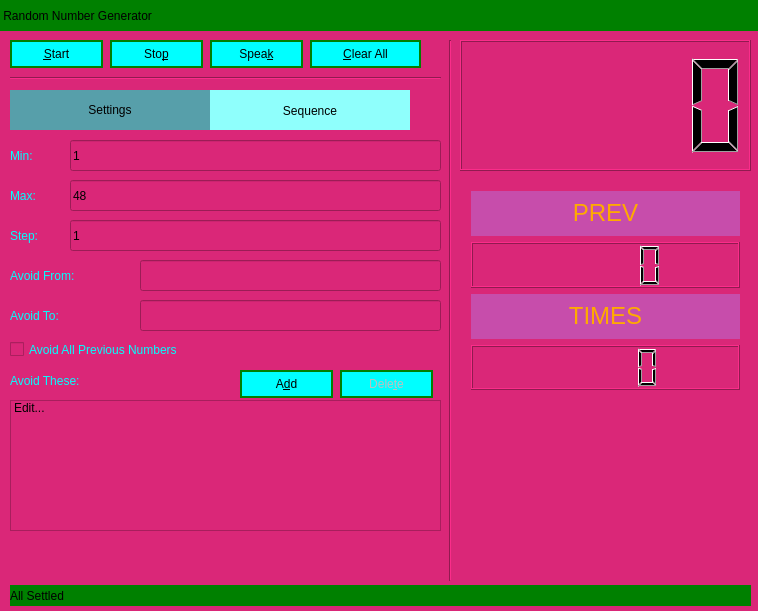
<?xml version="1.0" encoding="UTF-8"?>
<ui version="4.0">
 <class>MainWindow</class>
 <widget class="QMainWindow" name="MainWindow">
  <property name="geometry">
   <rect>
    <x>0</x>
    <y>0</y>
    <width>758</width>
    <height>611</height>
   </rect>
  </property>
  <property name="windowTitle">
   <string>MainWindow</string>
  </property>
  <property name="styleSheet">
   <string notr="true">background-color:rgb(218, 39, 120)</string>
  </property>
  <property name="toolButtonStyle">
   <enum>Qt::ToolButtonTextOnly</enum>
  </property>
  <widget class="QWidget" name="centralWidget">
   <widget class="QLCDNumber" name="lcdNumber">
    <property name="geometry">
     <rect>
      <x>460</x>
      <y>40</y>
      <width>291</width>
      <height>131</height>
     </rect>
    </property>
    <property name="styleSheet">
     <string notr="true"/>
    </property>
   </widget>
   <widget class="QLabel" name="label">
    <property name="geometry">
     <rect>
      <x>0</x>
      <y>0</y>
      <width>771</width>
      <height>31</height>
     </rect>
    </property>
    <property name="styleSheet">
     <string notr="true">background-color:green;
font:20px &quot;Lucida Fax&quot;;</string>
    </property>
    <property name="text">
     <string> Random Number Generator</string>
    </property>
   </widget>
   <widget class="Line" name="line">
    <property name="geometry">
     <rect>
      <x>440</x>
      <y>40</y>
      <width>20</width>
      <height>541</height>
     </rect>
    </property>
    <property name="orientation">
     <enum>Qt::Vertical</enum>
    </property>
   </widget>
   <widget class="Line" name="line_2">
    <property name="geometry">
     <rect>
      <x>10</x>
      <y>70</y>
      <width>431</width>
      <height>16</height>
     </rect>
    </property>
    <property name="orientation">
     <enum>Qt::Horizontal</enum>
    </property>
   </widget>
   <widget class="QTabWidget" name="tabWidget">
    <property name="geometry">
     <rect>
      <x>10</x>
      <y>90</y>
      <width>431</width>
      <height>481</height>
     </rect>
    </property>
    <property name="styleSheet">
     <string notr="true">::tab::selected{
background-color:rgb(87, 159, 170);
font:30px &quot;Lucida Fax&quot;;
width:200px;
height:40px;
}
::tab{
background-color:rgb(143, 255, 252);
font:30px &quot;Lucida Fax&quot;;
width:200px;
height:40px;
}
::pane{
color: rgb(85, 255, 0);
}</string>
    </property>
    <property name="currentIndex">
     <number>0</number>
    </property>
    <widget class="QWidget" name="tab">
     <attribute name="title">
      <string>Settings</string>
     </attribute>
     <widget class="QLabel" name="label_3">
      <property name="geometry">
       <rect>
        <x>0</x>
        <y>50</y>
        <width>51</width>
        <height>31</height>
       </rect>
      </property>
      <property name="styleSheet">
       <string notr="true">font:20px &quot;Lucida Fax&quot;;
color: rgb(0, 255, 255);</string>
      </property>
      <property name="text">
       <string>Max:</string>
      </property>
     </widget>
     <widget class="QLabel" name="label_2">
      <property name="geometry">
       <rect>
        <x>0</x>
        <y>10</y>
        <width>51</width>
        <height>31</height>
       </rect>
      </property>
      <property name="styleSheet">
       <string notr="true">font:20px &quot;Lucida Fax&quot;;
color: rgb(0, 255, 255);</string>
      </property>
      <property name="text">
       <string>Min:</string>
      </property>
     </widget>
     <widget class="QLineEdit" name="lineEdit">
      <property name="geometry">
       <rect>
        <x>60</x>
        <y>10</y>
        <width>371</width>
        <height>31</height>
       </rect>
      </property>
      <property name="styleSheet">
       <string notr="true">font:20px &quot;Lucida Fax&quot;;</string>
      </property>
      <property name="text">
       <string>1</string>
      </property>
     </widget>
     <widget class="QLineEdit" name="lineEdit_2">
      <property name="geometry">
       <rect>
        <x>60</x>
        <y>50</y>
        <width>371</width>
        <height>31</height>
       </rect>
      </property>
      <property name="styleSheet">
       <string notr="true">font:20px &quot;Lucida Fax&quot;;</string>
      </property>
      <property name="text">
       <string>48</string>
      </property>
     </widget>
     <widget class="QLabel" name="label_4">
      <property name="geometry">
       <rect>
        <x>0</x>
        <y>90</y>
        <width>51</width>
        <height>31</height>
       </rect>
      </property>
      <property name="styleSheet">
       <string notr="true">font:20px &quot;Lucida Fax&quot;;
color: rgb(0, 255, 255);</string>
      </property>
      <property name="text">
       <string>Step:</string>
      </property>
     </widget>
     <widget class="QLineEdit" name="lineEdit_3">
      <property name="geometry">
       <rect>
        <x>60</x>
        <y>90</y>
        <width>371</width>
        <height>31</height>
       </rect>
      </property>
      <property name="styleSheet">
       <string notr="true">font:20px &quot;Lucida Fax&quot;;</string>
      </property>
      <property name="text">
       <string>1</string>
      </property>
     </widget>
     <widget class="QLabel" name="label_5">
      <property name="geometry">
       <rect>
        <x>0</x>
        <y>130</y>
        <width>131</width>
        <height>31</height>
       </rect>
      </property>
      <property name="styleSheet">
       <string notr="true">font:20px &quot;Lucida Fax&quot;;
color: rgb(0, 255, 255);</string>
      </property>
      <property name="text">
       <string>Avoid From:</string>
      </property>
     </widget>
     <widget class="QLabel" name="label_6">
      <property name="geometry">
       <rect>
        <x>0</x>
        <y>170</y>
        <width>131</width>
        <height>31</height>
       </rect>
      </property>
      <property name="styleSheet">
       <string notr="true">font:20px &quot;Lucida Fax&quot;;
color: rgb(0, 255, 255);</string>
      </property>
      <property name="text">
       <string>Avoid To:</string>
      </property>
     </widget>
     <widget class="QLineEdit" name="lineEdit_4">
      <property name="geometry">
       <rect>
        <x>130</x>
        <y>130</y>
        <width>301</width>
        <height>31</height>
       </rect>
      </property>
      <property name="styleSheet">
       <string notr="true">font:20px &quot;Lucida Fax&quot;;</string>
      </property>
      <property name="text">
       <string/>
      </property>
     </widget>
     <widget class="QLineEdit" name="lineEdit_5">
      <property name="geometry">
       <rect>
        <x>130</x>
        <y>170</y>
        <width>301</width>
        <height>31</height>
       </rect>
      </property>
      <property name="styleSheet">
       <string notr="true">font:20px &quot;Lucida Fax&quot;;</string>
      </property>
      <property name="text">
       <string/>
      </property>
     </widget>
     <widget class="QCheckBox" name="checkBox">
      <property name="geometry">
       <rect>
        <x>0</x>
        <y>210</y>
        <width>431</width>
        <height>19</height>
       </rect>
      </property>
      <property name="styleSheet">
       <string notr="true">font:20px &quot;Lucida Fax&quot;;
color: rgb(0, 255, 255);</string>
      </property>
      <property name="text">
       <string>Avoid All Previous Numbers</string>
      </property>
     </widget>
     <widget class="QLabel" name="label_13">
      <property name="geometry">
       <rect>
        <x>0</x>
        <y>230</y>
        <width>131</width>
        <height>41</height>
       </rect>
      </property>
      <property name="styleSheet">
       <string notr="true">font:20px &quot;Lucida Fax&quot;;
color: rgb(0, 255, 255);</string>
      </property>
      <property name="text">
       <string>Avoid These:</string>
      </property>
     </widget>
     <widget class="QListWidget" name="listWidget">
      <property name="geometry">
       <rect>
        <x>0</x>
        <y>270</y>
        <width>431</width>
        <height>131</height>
       </rect>
      </property>
      <property name="flow">
       <enum>QListView::TopToBottom</enum>
      </property>
      <property name="viewMode">
       <enum>QListView::ListMode</enum>
      </property>
      <item>
       <property name="text">
        <string>Edit...</string>
       </property>
       <property name="flags">
        <set>ItemIsSelectable|ItemIsEditable|ItemIsDragEnabled|ItemIsUserCheckable|ItemIsEnabled</set>
       </property>
      </item>
     </widget>
     <widget class="QPushButton" name="pushButton_7">
      <property name="geometry">
       <rect>
        <x>230</x>
        <y>240</y>
        <width>93</width>
        <height>28</height>
       </rect>
      </property>
      <property name="styleSheet">
       <string notr="true">font:20px &quot;Lucida Fax&quot;;
background-color:cyan;
border-radius:0px;
border:2px solid green;</string>
      </property>
      <property name="text">
       <string>A&amp;dd</string>
      </property>
     </widget>
     <widget class="QPushButton" name="pushButton_8">
      <property name="enabled">
       <bool>false</bool>
      </property>
      <property name="geometry">
       <rect>
        <x>330</x>
        <y>240</y>
        <width>93</width>
        <height>28</height>
       </rect>
      </property>
      <property name="styleSheet">
       <string notr="true">font:20px &quot;Lucida Fax&quot;;
background-color:cyan;
border-radius:0px;
border:2px solid green;</string>
      </property>
      <property name="text">
       <string>Dele&amp;te</string>
      </property>
     </widget>
    </widget>
    <widget class="QWidget" name="tab_2">
     <attribute name="title">
      <string>Sequence</string>
     </attribute>
     <widget class="QCheckBox" name="checkBox_2">
      <property name="geometry">
       <rect>
        <x>0</x>
        <y>10</y>
        <width>431</width>
        <height>31</height>
       </rect>
      </property>
      <property name="styleSheet">
       <string notr="true">font:20px &quot;Lucida Fax&quot;;
color: rgb(0, 255, 255);</string>
      </property>
      <property name="text">
       <string>Use Accompanied Filters</string>
      </property>
      <property name="checked">
       <bool>true</bool>
      </property>
     </widget>
     <widget class="Line" name="line_3">
      <property name="geometry">
       <rect>
        <x>0</x>
        <y>40</y>
        <width>431</width>
        <height>16</height>
       </rect>
      </property>
      <property name="orientation">
       <enum>Qt::Horizontal</enum>
      </property>
     </widget>
     <widget class="QLineEdit" name="lineEdit_6">
      <property name="geometry">
       <rect>
        <x>110</x>
        <y>60</y>
        <width>321</width>
        <height>31</height>
       </rect>
      </property>
      <property name="styleSheet">
       <string notr="true">font:20px &quot;Lucida Fax&quot;;</string>
      </property>
      <property name="text">
       <string/>
      </property>
     </widget>
     <widget class="QPushButton" name="pushButton_4">
      <property name="geometry">
       <rect>
        <x>0</x>
        <y>100</y>
        <width>93</width>
        <height>28</height>
       </rect>
      </property>
      <property name="styleSheet">
       <string notr="true">font:20px &quot;Lucida Fax&quot;;
background-color:cyan;
border-radius:0px;
border:2px solid green;</string>
      </property>
      <property name="text">
       <string>Sa&amp;ve</string>
      </property>
     </widget>
     <widget class="QPushButton" name="pushButton_5">
      <property name="geometry">
       <rect>
        <x>100</x>
        <y>100</y>
        <width>93</width>
        <height>28</height>
       </rect>
      </property>
      <property name="styleSheet">
       <string notr="true">font:20px &quot;Lucida Fax&quot;;
background-color:cyan;
border-radius:0px;
border:2px solid green;</string>
      </property>
      <property name="text">
       <string>&amp;Discard</string>
      </property>
     </widget>
     <widget class="Line" name="line_4">
      <property name="geometry">
       <rect>
        <x>0</x>
        <y>130</y>
        <width>431</width>
        <height>16</height>
       </rect>
      </property>
      <property name="orientation">
       <enum>Qt::Horizontal</enum>
      </property>
     </widget>
     <widget class="QTextBrowser" name="textBrowser">
      <property name="geometry">
       <rect>
        <x>0</x>
        <y>180</y>
        <width>431</width>
        <height>161</height>
       </rect>
      </property>
      <property name="styleSheet">
       <string notr="true">font:20px &quot;Lucida Fax&quot;;
color: rgb(0, 255, 255);</string>
      </property>
     </widget>
     <widget class="QLabel" name="label_9">
      <property name="geometry">
       <rect>
        <x>0</x>
        <y>60</y>
        <width>111</width>
        <height>21</height>
       </rect>
      </property>
      <property name="styleSheet">
       <string notr="true">font:20px &quot;Lucida Fax&quot;;
color: rgb(0, 255, 255);</string>
      </property>
      <property name="text">
       <string>Sequence:</string>
      </property>
     </widget>
     <widget class="QLabel" name="label_10">
      <property name="geometry">
       <rect>
        <x>0</x>
        <y>150</y>
        <width>201</width>
        <height>21</height>
       </rect>
      </property>
      <property name="styleSheet">
       <string notr="true">font:20px &quot;Lucida Fax&quot;;
color: rgb(0, 255, 255);</string>
      </property>
      <property name="text">
       <string>Previous Numbers:</string>
      </property>
     </widget>
     <widget class="QLabel" name="label_11">
      <property name="geometry">
       <rect>
        <x>0</x>
        <y>350</y>
        <width>431</width>
        <height>16</height>
       </rect>
      </property>
      <property name="styleSheet">
       <string notr="true">font:15px &quot;Lucida Fax&quot;;
color: rgb(0, 255, 255);</string>
      </property>
      <property name="text">
       <string>Total:0 Numbers</string>
      </property>
     </widget>
    </widget>
   </widget>
   <widget class="QPushButton" name="pushButton">
    <property name="geometry">
     <rect>
      <x>10</x>
      <y>40</y>
      <width>93</width>
      <height>28</height>
     </rect>
    </property>
    <property name="styleSheet">
     <string notr="true">font:20px &quot;Lucida Fax&quot;;
background-color:cyan;
border-radius:0px;
border:2px solid green;</string>
    </property>
    <property name="text">
     <string>&amp;Start</string>
    </property>
   </widget>
   <widget class="QPushButton" name="pushButton_2">
    <property name="geometry">
     <rect>
      <x>110</x>
      <y>40</y>
      <width>93</width>
      <height>28</height>
     </rect>
    </property>
    <property name="styleSheet">
     <string notr="true">font:20px &quot;Lucida Fax&quot;;
background-color:cyan;
border-radius:0px;
border:2px solid green;</string>
    </property>
    <property name="text">
     <string>Sto&amp;p</string>
    </property>
   </widget>
   <widget class="QPushButton" name="pushButton_3">
    <property name="geometry">
     <rect>
      <x>210</x>
      <y>40</y>
      <width>93</width>
      <height>28</height>
     </rect>
    </property>
    <property name="styleSheet">
     <string notr="true">font:20px &quot;Lucida Fax&quot;;
background-color:cyan;
border-radius:0px;
border:2px solid green;</string>
    </property>
    <property name="text">
     <string>Spea&amp;k</string>
    </property>
   </widget>
   <widget class="QPushButton" name="pushButton_6">
    <property name="geometry">
     <rect>
      <x>310</x>
      <y>40</y>
      <width>111</width>
      <height>28</height>
     </rect>
    </property>
    <property name="styleSheet">
     <string notr="true">font:20px &quot;Lucida Fax&quot;;
background-color:cyan;
border-radius:0px;
border:2px solid green;</string>
    </property>
    <property name="text">
     <string>&amp;Clear All</string>
    </property>
   </widget>
   <widget class="QLabel" name="label_12">
    <property name="geometry">
     <rect>
      <x>10</x>
      <y>585</y>
      <width>741</width>
      <height>21</height>
     </rect>
    </property>
    <property name="styleSheet">
     <string notr="true">background-color:green;
font:15px &quot;Lucida Sans&quot;;</string>
    </property>
    <property name="text">
     <string>All Settled</string>
    </property>
   </widget>
   <widget class="QWidget" name="gridLayoutWidget">
    <property name="geometry">
     <rect>
      <x>460</x>
      <y>180</y>
      <width>291</width>
      <height>221</height>
     </rect>
    </property>
    <layout class="QGridLayout" name="gridLayout">
     <item row="3" column="0">
      <widget class="QLCDNumber" name="lcdNumber_3"/>
     </item>
     <item row="1" column="0">
      <widget class="QLCDNumber" name="lcdNumber_2"/>
     </item>
     <item row="0" column="0">
      <widget class="QLabel" name="label_7">
       <property name="styleSheet">
        <string notr="true">font:30px &quot;Lucida Fax&quot;;
color:rgb(255, 170, 0);
background-color:rgb(199, 77, 171)</string>
       </property>
       <property name="text">
        <string>&lt;html&gt;&lt;head/&gt;&lt;body&gt;&lt;p align=&quot;center&quot;&gt;&lt;span style=&quot; font-size:18pt;&quot;&gt;PREV&lt;/span&gt;&lt;/p&gt;&lt;/body&gt;&lt;/html&gt;</string>
       </property>
      </widget>
     </item>
     <item row="2" column="0">
      <widget class="QLabel" name="label_8">
       <property name="styleSheet">
        <string notr="true">font:30px &quot;Lucida Fax&quot;;
color:rgb(255, 170, 0);
background-color:rgb(199, 77, 171)</string>
       </property>
       <property name="text">
        <string>&lt;html&gt;&lt;head/&gt;&lt;body&gt;&lt;p align=&quot;center&quot;&gt;&lt;span style=&quot; font-size:18pt;&quot;&gt;TIMES&lt;/span&gt;&lt;/p&gt;&lt;/body&gt;&lt;/html&gt;</string>
       </property>
      </widget>
     </item>
    </layout>
   </widget>
  </widget>
 </widget>
 <layoutdefault spacing="6" margin="11"/>
 <resources/>
 <connections/>
</ui>
